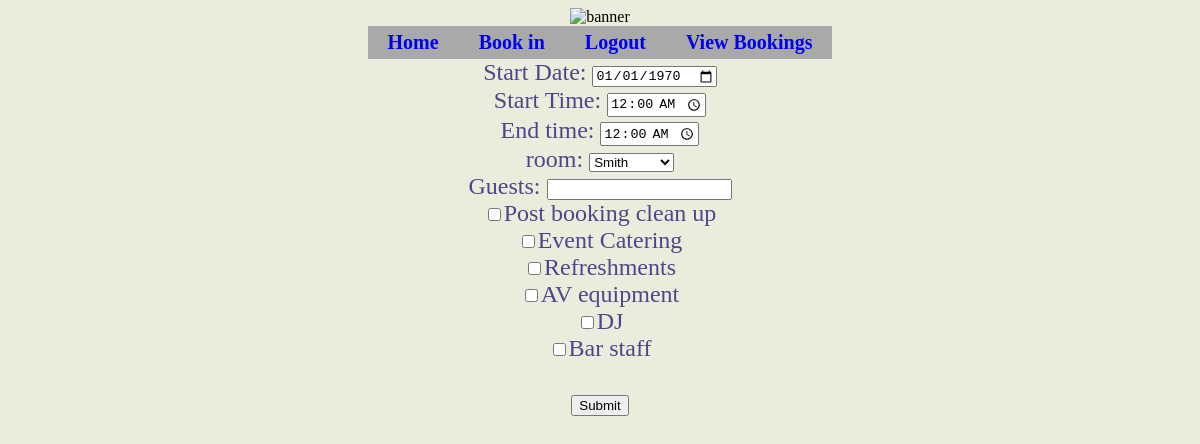
The app's page /alterbookings.php (signed in) with its own data.
### tables this page shows
CREATE TABLE `services` (
  `serviceid` int NOT NULL,
  `servicename` text NOT NULL,
  `sprice` int NOT NULL
);

### assets/dbconnect.php (called while the page is built)
<?php
function dbconnect_insert(){
    $servername = "localhost";
    $dbusername = "root";
    $dbpassword = "";
    $dbname = "salthouse";
    try{
        $conn = new PDO("mysql:host=$servername;port=3306;dbname=$dbname", $dbusername, $dbpassword);
        $conn->setAttribute(PDO::ATTR_ERRMODE, PDO::ERRMODE_EXCEPTION);
        return $conn;
    } catch(PDOException $e){
        error_log("Database error in super_checker".$e->getMessage());
        throw $e;
    }
}

### assets/common.php (called while the page is built, shortened)
<?php
function getrooms($conn){
    $sql = "SELECT * FROM rooms";
    $stmt = $conn->prepare($sql);
    $stmt->execute();
    $result = $stmt->fetchAll(PDO::FETCH_ASSOC);
    return $result;
}
function getservices($conn){
    $sql = "SELECT * FROM services";
    $stmt = $conn->prepare($sql);
    $stmt->execute();
    $result = $stmt->fetchAll(PDO::FETCH_ASSOC);
    return $result;
}
function fetch_booking($conn, $bookingid){
    $sql = "SELECT b.bookingid,b.roomid,b.starttime,b.endtime,b.dateofbooking,b.guests,
        b.bookingprice AS total_price,r.roomname,
        GROUP_CONCAT(s.servicename ORDER BY s.servicename SEPARATOR ', ') AS services
        FROM bookings b
        JOIN rooms r ON r.roomid=b.roomid
        LEFT JOIN bookingservices bs ON bs.bookingid=b.bookingid
        LEFT JOIN services s ON s.serviceid=bs.serviceid
        WHERE b.bookingid=?
        GROUP BY b.bookingid,b.starttime,b.endtime,b.dateofbooking,b.guests,b.bookingprice,r.roomname";
    $stmt = $conn->prepare($sql);
    $stmt->bindParam(1, $bookingid);
    $stmt->execute();
    $result = $stmt->fetch(PDO::FETCH_ASSOC);
    return $result;
}

### alterbookings.php (the view, shortened to what this page needs)
<?php
require_once "assets/dbconnect.php";
require_once "assets/common.php";
$rooms = getrooms(dbconnect_insert());
$services = getservices(dbconnect_insert());
echo"<!DOCTYPE html>";
echo"<html>";
echo "<head>";
echo"<link rel='stylesheet' href='css/styles.css'>";
echo"</head>";
echo"<body>";
echo"<div class = 'container'>";
require_once "assets/top_bar.php";
require_once "assets/nav.php";
echo"<div class = 'content'>";
$booking = fetch_booking(dbconnect_insert(), $_SESSION["bookingid"]);
echo"<form method='post' action='''>";
$bookingstart = date('H:i:s', $booking["starttime"]);
$bookingend = date('H:i:s', $booking["endtime"]);
$bookingdate = date('Y-m-d', $booking["starttime"]);
echo"<label for='bookingdate'> Start Date: </label>";
echo"<input type = 'date' name = 'bookingdate' value ='".$bookingdate."'required>";
echo"<br>";
echo"<label for='starttime'> Start Time: </label>";
echo"<input type = 'time' name = 'starttime' value ='".$bookingstart."'required>";
echo"<br>";
echo"<label for='endtime'> End time: </label>";
echo"<input type = 'time' name = 'endtime' value ='".$bookingend."'required>";
echo"<br>";
echo"<label for='room'> room: </label>";
echo"<select name='room'>";
foreach ($rooms as $room) {
    $selected = ((int)$room['roomid'] === (int)$booking['roomid']) ? "selected" : "";
    echo "<option value='{$room['roomid']}' $selected>{$room['roomname']}</option>";
}
echo"</select>";
echo"<br>";
echo"<label for='guests'> Guests: </label>";
echo"<input type = 'number' name = 'guests' value ='".$booking['guests']."'required>";
echo"<br>";
foreach ($services as $service) {
    echo "<label>";
    if (str_contains($booking["services"], $service['servicename'])) {
        echo "<input type='checkbox' name='services[]' value='" . $service['serviceid'] . "'checked>";
        echo $service['servicename'];
    }
    else{
        echo "<input type='checkbox' name='services[]' value='" . $service['serviceid'] . "'>";
        echo $service['servicename'];
    }
    echo "</label><br>";
}
echo"<br>";
echo"<input type='submit' name='submit' value='Submit'>";
echo"</form>";
echo"</div>";
echo"</div>";
echo"</body>";
echo"</html>";
?>

### assets/top_bar.php
<?php
echo "<div class='topbar'>";
echo "<img src='images/imagename.png' alt='banner' />";
echo "<br>";
echo "</div>";

### assets/nav.php (shortened to what this page needs)
<?php
echo "<div id = 'navi'>";
echo "<nav>";
echo "<ul>";
echo "<li><a href='index.php'>Home</a></li>";
if (!isset($_SESSION['userid'])){
    echo "<li><a href='login.php'>Login</a></li>";
    echo "<li><a href='register.php'>Register</a></li>";
}
else {
    echo "<li><a href='bookin.php'>Book in</a></li>";
    echo "<li><a href='logout.php'>Logout</a></li>";
    echo "<li><a href='viewbookings.php'>View Bookings</a></li>";
}
echo "</ul>";
echo "</div>";

### css/styles.css (style rules this page uses)
.container { display: flex; justify-content: center; align-items: center; flex-direction: column; }
nav ul { list-style-type: none; margin:0; padding:0; display: flex; justify-content: flex-start; background-color: white; }
nav li { padding: 5px 20px 5px 20px; background-color: darkgrey; font-size: 20px; font-weight: bold; }
nav li a { text-decoration: none; }
body { background-color: #EAEDDC; }
.content { text-align: center; font-size: x-large; font-family: Arial Microsoft Himalaya sans-serif; color: #4E468C; }

### records on screen
services: servicename "Post booking clean up"
services: servicename "Event Catering"
services: servicename "Refreshments"
services: servicename "AV equipment"
services: servicename "DJ"
services: servicename "Bar staff"

### other values on screen
form field room "Smith"
